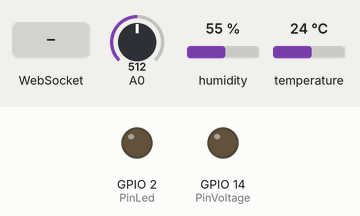
Recording of a sketch running on a simulated ESP8266 (NodeMCU). On the bench: output pins drawn as LEDs (lit = HIGH). The test bench sets the inputs (shaded band); at power-on: A0 = 512, humidity 55 %, temperature 24 °C. WiFi joins after 1.5 s; servers stay silent unless stated; storage starts empty; not simulated (calls return 0 or success): passWords.h; what the sketch prints to the serial monitor is not drawn.

Above: at 2.7 s.
2.8 s: WebSocket text "STATE" received
At 3.7 s:
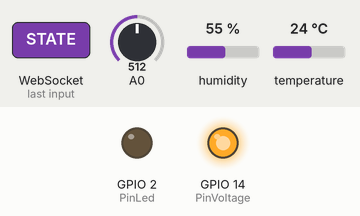
Timing chart, 0 to 12.3 s (numbered marks = the images above; inputs shaded):
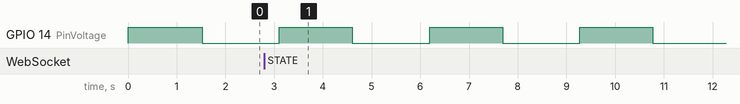

The sketch:

http_lux_aht10_websocket.ino
```cpp
#include <ESP8266WiFi.h>
#include <ESPAsyncTCP.h>
#include <ESPAsyncWebServer.h>
#include <ESP8266mDNS.h>
#include <ArduinoOTA.h>

#include "passWords.h"

IPAddress local_IP(192, 168, 1, 170);
IPAddress gateway(192, 168, 1, 1);

IPAddress subnet(255, 255, 0, 0);
IPAddress primaryDNS(8, 8, 8, 8);   //optional
IPAddress secondaryDNS(8, 8, 4, 4); //optional

#include <FS.h>
#include <Arduino_JSON.h>


#include <Wire.h>
#include <Adafruit_BusIO_Register.h>
#include <Adafruit_I2CDevice.h>
#include <Adafruit_I2CRegister.h>
#include <Adafruit_SPIDevice.h>
#include <Adafruit_AHTX0.h>
Adafruit_AHTX0 aht;
sensors_event_t humidity, temp;


#define PinLed 2        //led integrato
#define PinVoltage 14   //D5

#define MinLux 8
#define MaxLux 680

typedef struct {
  float tmp;
  float hum;
  float lux;
  float bat;
} sensor;
sensor analog;

bool ledState = 0;
bool stato;

String msg;

unsigned long oldT;

// Create AsyncWebServer object on port 80
AsyncWebServer server(80);
AsyncWebSocket ws("/ws");


void notifyClients() {

  ws.textAll(msg);
}

void handleWebSocketMessage(void *arg, uint8_t *data, size_t len) {
  AwsFrameInfo *info = (AwsFrameInfo*)arg;
  if (info->final && info->index == 0 && info->len == len && info->opcode == WS_TEXT) {
    data[len] = 0;
    if (strcmp((char*)data, "toggle") == 0) {
      ledState = !ledState;
      digitalWrite(PinLed, ledState);
      notifyClients();
    }
  }
}

void onEvent(AsyncWebSocket *server, AsyncWebSocketClient *client, AwsEventType type,
             void *arg, uint8_t *data, size_t len) {
  switch (type) {
    case WS_EVT_CONNECT:
      Serial.printf("WebSocket client #%u connected from %s\n", client->id(), client->remoteIP().toString().c_str());
      notifyClients();
      break;
    case WS_EVT_DISCONNECT:
      Serial.printf("WebSocket client #%u disconnected\n", client->id(), client->remoteIP().toString().c_str());
      break;
    case WS_EVT_DATA:
      handleWebSocketMessage(arg, data, len);
      break;
    case WS_EVT_PONG:
    case WS_EVT_ERROR:
      break;
  }
}

void initWebSocket() {
  ws.onEvent(onEvent);
  server.addHandler(&ws);
}

String processor(const String& var){
  Serial.println(var);
  if(var == "STATE"){
    if (ledState){
      return "ON";
    }
    else{
      return "OFF";
    }
  }
  return String();
}

void setup(){
  // Serial port for debugging purposes
  Serial.begin(115200);
  Serial.print("\n\n");

  pinMode(PinLed, OUTPUT);
  digitalWrite(PinLed, LOW);

  pinMode(PinVoltage, OUTPUT);
  digitalWrite(PinVoltage, HIGH);

  if(!SPIFFS.begin()){
    Serial.println("An Error has occurred while mounting SPIFFS");
    return;
  }
  else{
    Serial.println("SPIFFS aviable");
  }

  String dir_name="{";             //{{"name":1},{"name":2},{"name":3}}
  Dir dir = SPIFFS.openDir("");
  while (dir.next()) {
    Serial.println("file: " + dir.fileName());
    dir_name = "{" + dir_name + "\"" + dir.fileName() + "\"},";
  }
  dir_name = dir_name + "}";
  JSONVar json_dir_name = JSON.parse(dir_name);
  for(int i=0; i<json_dir_name.length(); i++){

    String pagina = JSON.stringify(json_dir_name[i]);
    Serial.println("elemento " + String(i) + " : " + pagina);

  }


  if (!WiFi.config(local_IP, gateway, subnet, primaryDNS, secondaryDNS)) {
    Serial.println("STA Failed to configure");
  }

  // Connect to Wi-Fi
  WiFi.mode(WIFI_STA);
  WiFi.begin(MY_SSID, MY_PASS);
  Serial.println("connetting");
  while (WiFi.status() != WL_CONNECTED) {
    delay(500);
    Serial.print(".");
  }

  Serial.println("Ready");
  Serial.print("IP address: ");
  Serial.println(WiFi.localIP());

  ArduinoOTA.setPassword(OTA_PASS);
  OTA_begin();

  if (MDNS.begin(DNS_NAME)) {                                    // mDNS
    Serial.println("ok dns");
  }

  initWebSocket();


  server_on();

  // Start server
  server.begin();

  Wire.setClock(400000);
  Wire.begin(4,5);
  aht.begin();
}

void server_on(){

  server.on("/", HTTP_GET, [](AsyncWebServerRequest *request){
    //request->send_P(200, "text/html", index_html, processor);
    request->send(SPIFFS, "/index.html", String(), false);
  });

  server.on("/style.css", HTTP_GET, [](AsyncWebServerRequest *request){
    //request->send_P(200, "text/html", index_html, processor);
    request->send(SPIFFS, "/style.css", String(), false);
  });
}

void loop() {
  MDNS.update();
  ArduinoOTA.handle();
  ws.cleanupClients();

  if(millis() > oldT + 1500){

    switch(stato){
      case 0:
        analog.bat = analogRead(0) / 204.6;
        digitalWrite(PinVoltage, LOW);

        Serial.println(analog.bat);
      break;
      case 1:
        analog.lux = constrain(map(analogRead(0), MinLux, MaxLux, 0, 100),0,100);
        aht.getEvent(&humidity, &temp);
        analog.tmp = temp.temperature;
        analog.hum = humidity.relative_humidity;

        digitalWrite(PinVoltage, HIGH);

        msg = "{\"lux\": "+String(analog.lux)+",\"bat\": "+String(analog.bat)
               + ",\"hum\": "+String(analog.hum)+",\"tmp\": "+String(analog.tmp)+"}";  //{{"name":1,"name":2}...

        Serial.println(msg);

        notifyClients();
      break;
    }
    stato = !stato;
    oldT = millis();
  }
}

void OTA_begin(){
ArduinoOTA.onStart([]() {
    String type;
    if (ArduinoOTA.getCommand() == U_FLASH) {
      type = "sketch";
    } else { // U_FS
      type = "filesystem";
    }

    // NOTE: if updating FS this would be the place to unmount FS using FS.end()
    Serial.println("Start updating " + type);
  });
  ArduinoOTA.onEnd([]() {
    Serial.println("\nEnd");
  });
  ArduinoOTA.onProgress([](unsigned int progress, unsigned int total) {
    Serial.printf("Progress: %u%%\r", (progress / (total / 100)));
  });
  ArduinoOTA.onError([](ota_error_t error) {
    Serial.printf("Error[%u]: ", error);
    if (error == OTA_AUTH_ERROR) {
      Serial.println("Auth Failed");
    } else if (error == OTA_BEGIN_ERROR) {
      Serial.println("Begin Failed");
    } else if (error == OTA_CONNECT_ERROR) {
      Serial.println("Connect Failed");
    } else if (error == OTA_RECEIVE_ERROR) {
      Serial.println("Receive Failed");
    } else if (error == OTA_END_ERROR) {
      Serial.println("End Failed");
    }
  });
  ArduinoOTA.begin();
  Serial.println("ok ota");
}
```

Measured:
- by itself, GPIO 14 (PinVoltage): alternates HIGH for 1.5 s and LOW for 1.6 s
